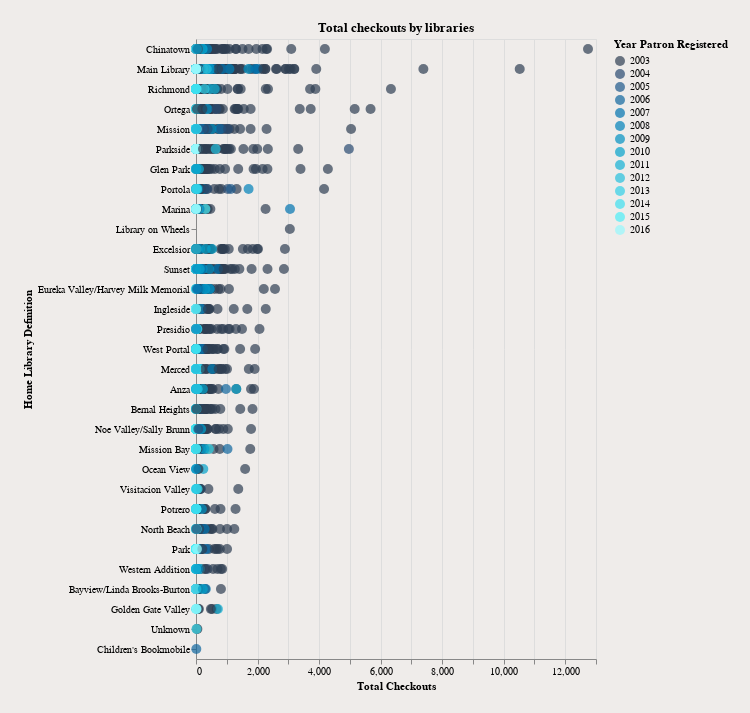

Here is the notebook cell this chart was saved with:
### Code cell
lines = alt.Chart(df).mark_line().encode(
        x=alt.X(
        "Total Checkouts:Q",
        axis=alt.Axis(
            labels=False, 
            title="Total Checkouts",
            **axis_style
        ),
        scale=alt.Scale(domain=[0, 7000], nice=False)
    ),
    y = alt.Y('Home Library Definition:N', axis=alt.Axis(
            **axis_style
        ), sort=alt.Sort(field='investment', op='max', order='descending')))

points = alt.Chart(df).mark_circle(size = 100).encode(
    x = alt.X('Total Checkouts:Q'),
    y = alt.Y('Home Library Definition:N', sort=alt.Sort(field='Total Checkouts', op='max', order='descending')),
    color  = alt.Color('Year Patron Registered:N', scale=alt.Scale(scheme='darkblue'))
)

alt.layer(points).configure(**configure_style).properties(title=alt.TitleParams(text="Total checkouts by libraries"))

### Figure 1 — Vega-Lite specification as saved in the notebook (floating-point values rounded to 4 significant figures; data arrays with more than 128 entries replaced by an {"elided": "..."} marker saying what was removed)
{"config": {"view": {"continuousWidth": 400, "continuousHeight": 300}, "background": "#EFECEA", "padding": 22}, "layer": [{"mark": {"type": "circle", "size": 100}, "encoding": {"color": {"type": "nominal", "field": "Year Patron Registered", "scale": {"scheme": "darkblue"}}, "x": {"type": "quantitative", "field": "Total Checkouts"}, "y": {"type": "nominal", "field": "Home Library Definition", "sort": {"field": "Total Checkouts", "op": "max", "order": "descending"}}}}], "data": {"name": "data-7355d61804a44d0434b76c3f74e654a0"}, "title": {"text": "Total checkouts by libraries"}, "$schema": "https://vega.github.io/schema/vega-lite/v4.8.1.json", "datasets": {"data-7355d61804a44d0434b76c3f74e654a0": {"elided": "2000 records"}}}
